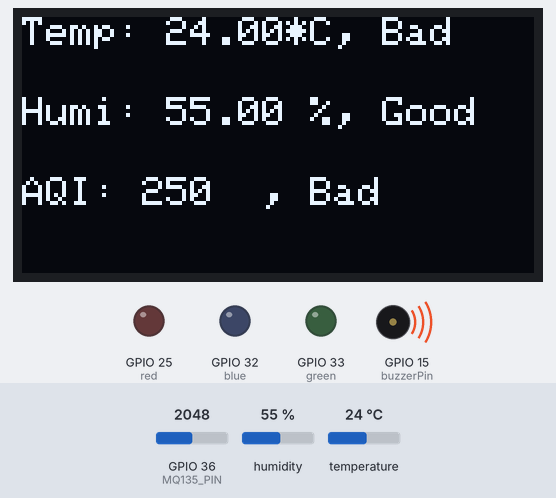
A sketch run on a simulated ESP32. On the bench: 128×64 one-colour display, output pins drawn as LEDs (lit = HIGH), buzzer (waves = sounding, pin HIGH). The test bench sets the inputs (shaded band); at power-on: humidity 55 %, GPIO 36 (MQ135_PIN) = 2048, temperature 24 °C. WiFi joins after 1.5 s; servers stay silent unless stated.

Above: at 6.5 s.
6.6 s: humidity set to 41 %
At 8.6 s:
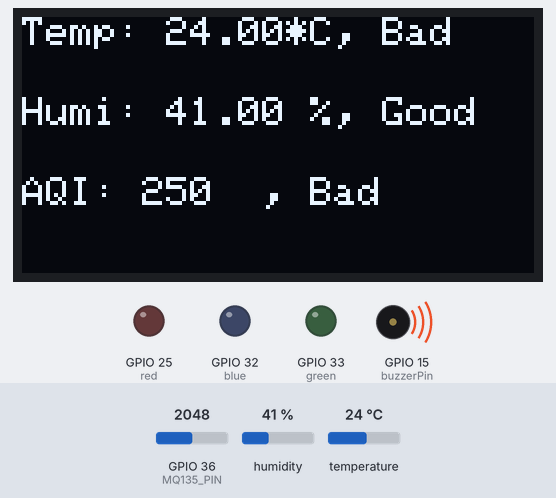
8.9 s: humidity set to 38 %
At 10.2 s:
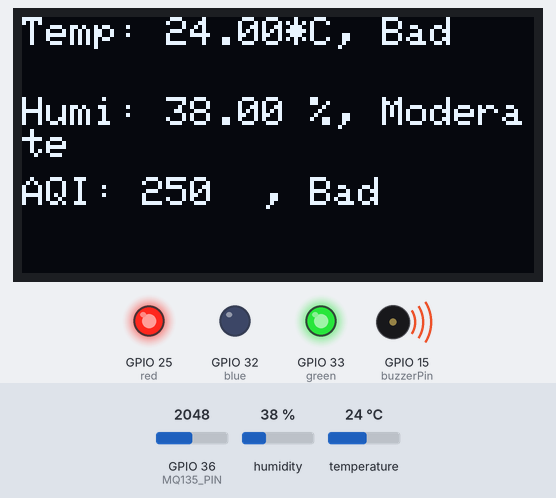
11.0 s: GPIO 36 (MQ135_PIN) set to 455
At 12.6 s:
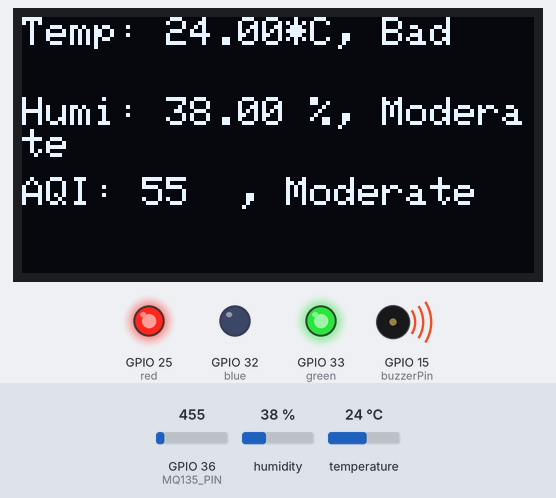
13.0 s: GPIO 36 (MQ135_PIN) set to 402
At 14.0 s:
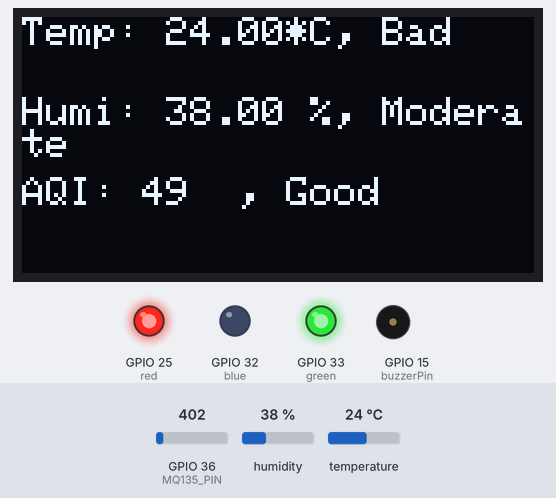
15.1 s: temperature set to 12 °C
At 16.4 s:
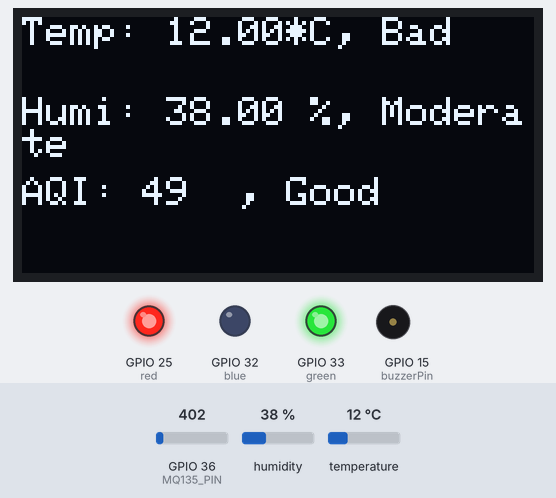
17.1 s: temperature set to 29.5 °C
At 18.9 s:
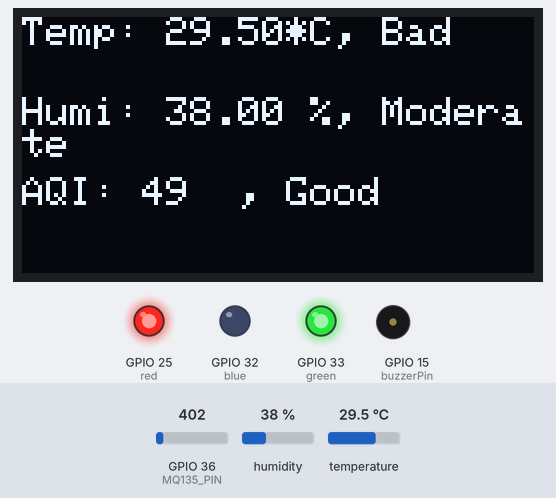
19.2 s: temperature set to 30.8 °C
Timing chart, 0 to 22.2 s (numbered marks = the images above; inputs shaded):
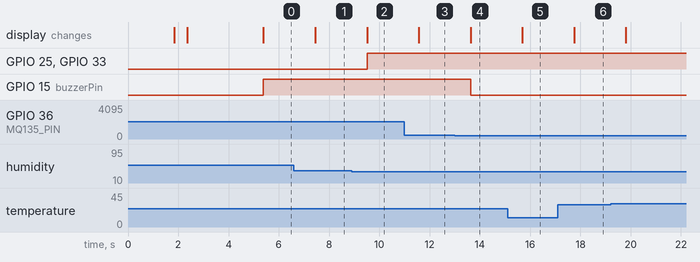

The sketch:

Final_Project_MySkill_ALL.ino
```cpp
#define BLYNK_PRINT Serial
#define BLYNK_TEMPLATE_ID "Template ID"
#define BLYNK_TEMPLATE_NAME "Template Name"
#define BLYNK_AUTH_TOKEN "Auth Token"

#include <BlynkSimpleEsp32.h>
#include <DHT.h>
#include <Wire.h>
#include <Adafruit_GFX.h>
#include <Adafruit_SSD1306.h>

#define SCREEN_WIDTH 128 // OLED display width, in pixels
#define SCREEN_HEIGHT 64 // OLED display height, in pixels

#define DHTPIN 4
#define DHTTYPE DHT22
#define MQ135_PIN 36
#define buzzerPin 15
#define red 25
#define green 33
#define blue 32

DHT dht(DHTPIN, DHTTYPE);
float temp, humi;
String tempStatus, humiStatus, AQIStatus;

int sensitivity = 500;  // Adjust this value based on your calibration
int MQ135_Value, AQI;

// Declaration for an SSD1306 display connected to I2C (SDA, SCL pins)
Adafruit_SSD1306 display(SCREEN_WIDTH, SCREEN_HEIGHT, &Wire, -1);

BlynkTimer timer;

void myTimer(){
  Blynk.virtualWrite(V1, temp);
  Blynk.virtualWrite(V2, humi);
  Blynk.virtualWrite(V0, AQI);
  Blynk.virtualWrite(V3, tempStatus);
  Blynk.virtualWrite(V4, humiStatus);
  Blynk.virtualWrite(V5, AQIStatus);
}

void setup() {
  Serial.begin(115200);
  pinMode(buzzerPin, OUTPUT);
  pinMode(MQ135_PIN, INPUT);
  pinMode(red, OUTPUT);
  pinMode(green, OUTPUT);
  pinMode(blue, OUTPUT);
  dht.begin();
  Blynk.begin(BLYNK_AUTH_TOKEN, "SSID", "Password");
  timer.setInterval(2000L, myTimer);

  if(!display.begin(SSD1306_SWITCHCAPVCC, 0x3C)) {
    Serial.println(F("SSD1306 allocation failed"));
    for(;;);
  }
  delay(500);
  display.clearDisplay();
  display.setTextSize(1.5);
  display.setTextColor(WHITE);
  display.setCursor(0, 0);
  display.print("MYSKILL");
  display.setCursor(0, 20);
  display.print("YOGA FERDIANSYA");
  display.display();
  delay(3000);
}

String temperatureStatus(float temperature) {
  if (temperature >= 32 && temperature <= 34){
    return "Good";
  }
  else if ((temperature >= 30 && temperature < 32) || (temperature > 34 && temperature <= 36)){
    return "Moderate";
  }
  else{
    return "Bad";
  }
}

String humidityStatus(float humidity) {
  if (humidity >= 40 && humidity <= 60){
    return "Good";
  }
  else if ((humidity >= 35 && humidity < 40) || (humidity > 60 && humidity <= 65)){
    return "Moderate";
  }
  else{
    return "Bad";
  }
}

String airQualityStatus(int airQuality) {
  if (airQuality <= 50) {
    return "Good";
  } else if (airQuality <= 100) {
    return "Moderate";
  } else {
    return "Bad";
  }
}

void loop() {
  temp = dht.readTemperature();
  humi = dht.readHumidity();

  if (isnan(temp) || isnan(humi)) {
    Serial.println("Failed to read from DHT sensor!");
    return;
  }

  tempStatus = temperatureStatus(temp);
  humiStatus = humidityStatus(humi);

  MQ135_Value = analogRead(MQ135_PIN);

  if (isnan(MQ135_Value)) {
    Serial.println("Failed to read from MQ135 sensor!");
    return;
  }

  AQI = MQ135_Value * sensitivity / 4095;
  AQIStatus = airQualityStatus(AQI);

  display.clearDisplay();
  display.setCursor(0, 0);
  display.print("Temp: " + String(temp) + "*C, " + tempStatus);
  display.setCursor(0, 20);
  display.print("Humi: " + String(humi) + " %, " + humiStatus);
  display.setCursor(0, 40);
  display.print("AQI: " + String(AQI) + "  , " + AQIStatus);
  display.display();

  if (AQIStatus == "Good"){
    digitalWrite(buzzerPin, LOW);
  }else{
    digitalWrite(buzzerPin, HIGH);
  }

  if (humiStatus == "Bad" && tempStatus == "Bad"){
    digitalWrite(red, LOW);
    digitalWrite(green, HIGH);
    digitalWrite(blue, HIGH);
  }else if (humiStatus == "Moderate" || tempStatus == "Moderate") {
    digitalWrite(blue, LOW);
    digitalWrite(red, HIGH);
    digitalWrite(green, HIGH);
  }else if (humiStatus == "Good" && tempStatus == "Good") {
    digitalWrite(green, LOW);
    digitalWrite(red, HIGH);
    digitalWrite(blue, HIGH);
  }

  Blynk.run();
  timer.run();

  delay(1000);
}
```

Measured:
- the behaviour switches between 40 and 39 % on humidity (found by bisection; images 1 and 2)
- the behaviour switches between 418 and 417 on GPIO 36 (MQ135_PIN) (found by bisection; images 3 and 4)
- after the input at 6.6 s, the display: changes after 0.85 s (image 1)
- after the input at 8.9 s, GPIO 25 (red), GPIO 33 (green): LOW → HIGH after 0.61 s; the display: changes after 0.61 s (image 2)
- after the input at 11.0 s, the display: changes after 0.57 s (image 3)
- after the input at 13.0 s, GPIO 15 (buzzerPin): HIGH → LOW after 0.63 s; the display: changes after 0.63 s (image 4)
- after the input at 15.1 s, the display: changes after 0.59 s (image 5)
- after the input at 17.1 s, the display: changes after 0.65 s (image 6)
